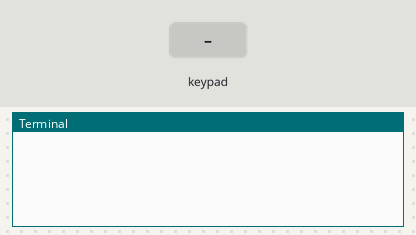
This program was run on a simulated Raspberry Pi (BCM pin numbers). Shown: the last lines printed to the terminal. The test bench sets the inputs (shaded band).

Above: at 1.2 s.
1.3 s: key '1' pressed
At 2.7 s:
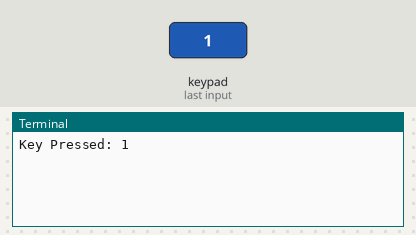
3.0 s: keypad keys 1 2 # pressed 0.4 s apart
At 4.8 s:
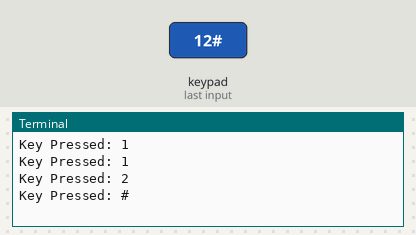
5.7 s: key 'A' pressed
At 6.3 s:
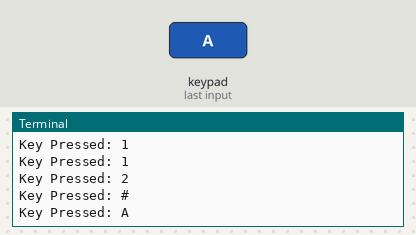
7.4 s: keypad keys 1 2 * pressed 0.4 s apart
At 9.5 s:
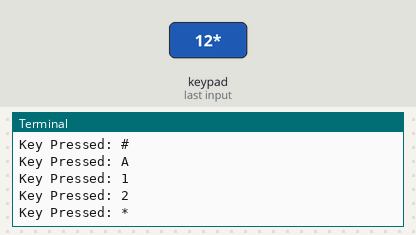
10.1 s: key 'B' pressed
At 11.0 s:
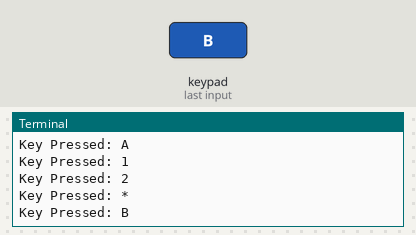
11.8 s: keypad keys 1 2 D pressed 0.4 s apart
At 14.3 s:
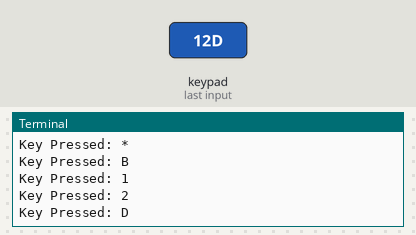

Measured:
- after the input at 1.3 s, the terminal: prints a new line after 0.20 s (image 1)
- after the input at 3.0 s, the terminal: prints a new line after 0.60 s (image 2)
- after the input at 5.7 s, the terminal: prints a new line after 0.21 s (image 3)
- after the input at 7.4 s, the terminal: prints a new line after 0.21 s (image 4)
- after the input at 10.1 s, the terminal: prints a new line after 0.21 s (image 5)
- after the input at 11.8 s, the terminal: prints a new line after 0.21 s (image 6)

The program:

test.py
```python
import RPi.GPIO as GPIO
import time

# GPIO Pin Setup
ROW_PINS = [19, 5, 16, 17]  # Row 1 → GPIO 19, Row 2 → GPIO 5, Row 3 → GPIO 16, Row 4 → GPIO 17
COL_PINS = [6, 27, 22, 23]  # Column 1 → GPIO 6, Column 2 → GPIO 27, Column 3 → GPIO 22, Column 4 → GPIO 23

GPIO.setmode(GPIO.BCM)
GPIO.setwarnings(False)

# Setup rows as output
for row_pin in ROW_PINS:
    GPIO.setup(row_pin, GPIO.OUT)
    GPIO.output(row_pin, GPIO.HIGH)

# Setup columns as input
for col_pin in COL_PINS:
    GPIO.setup(col_pin, GPIO.IN, pull_up_down=GPIO.PUD_UP)

def read_keypad():
    for row_index, row_pin in enumerate(ROW_PINS):
        GPIO.output(row_pin, GPIO.LOW)  # Activate the row by setting it LOW
        for col_index, col_pin in enumerate(COL_PINS):
            if GPIO.input(col_pin) == GPIO.LOW:  # Check if the key is pressed
                time.sleep(0.2)  # Debounce
                GPIO.output(row_pin, GPIO.HIGH)  # Reset the row to HIGH
                return (row_index, col_index)  # Return the key coordinates
        GPIO.output(row_pin, GPIO.HIGH)  # Reset the row to HIGH

    return None  # No key pressed

def get_key(row, col):
    key_map = [
        ['1', '2', '3', 'A'],
        ['4', '5', '6', 'B'],
        ['7', '8', '9', 'C'],
        ['*', '0', '#', 'D']
    ]
    return key_map[row][col]

try:
    while True:
        key = read_keypad()
        if key:
            row, col = key
            key_pressed = get_key(row, col)
            print(f"Key Pressed: {key_pressed}")
        time.sleep(0.1)  # Small delay to prevent spamming
except KeyboardInterrupt:
    GPIO.cleanup()
    print("Exiting.")
```
